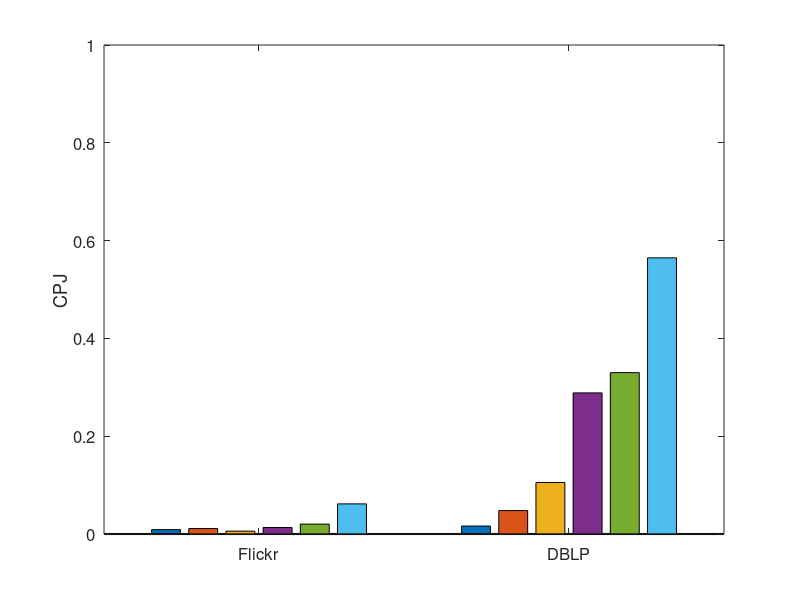

The MATLAB script that drew this image: (Note: this script raises an error after producing the figure.)
set(gcf,'color',[1, 1, 1]);
set(gcf,'unit','centimeters','position',[10 5 9 6]);

y=[0.00898	0.01117	0.00583	0.01331	0.02028	0.061589789;
   0.0163	0.04792	0.10537	0.2886	0.33	0.564777217];

b=bar(y);

ylabel('CPJ');

axis([0.5 2.5 0.0 1.0]);

set(gca, 'xtick', 1:2, 'XTickLabel', {'Flickr','DBLP'});
% leg=legend('Codicil(2.5k)','Codicil(5.0k)','Codicil(7.5k)','Codicil(10k)','LAC');
% set(leg,'edgecolor','white');

set(findall(gcf,'type','line'),'linewidth',1.5);
set(gca, 'FontSize', 12);
leg1 = legend(b(:,1:5)','Cod1K','Cod5K','Cod10K', 'Cod50K', 'Cod100K', 2);

set(leg1,'edgecolor','white');

set(gca, 'LineWidth', 1.5);
ah=axes('position',get(gca,'position'),'visible','off');
set(gca, 'FontSize', 12);
leg2 = legend(ah,b(:,6:6)','ACQ', 1);
set(leg2,'edgecolor','white');


set(gca, 'FontSize', 12);
set(get(gca, 'XLabel'), 'FontSize',12);
set(get(gca, 'YLabel'), 'FontSize',12);
set(findall(gcf,'type','line'),'linewidth',1.5);
set(gca, 'LineWidth', 1.5);
applyhatch(gcf,'/\-+.x') ;
